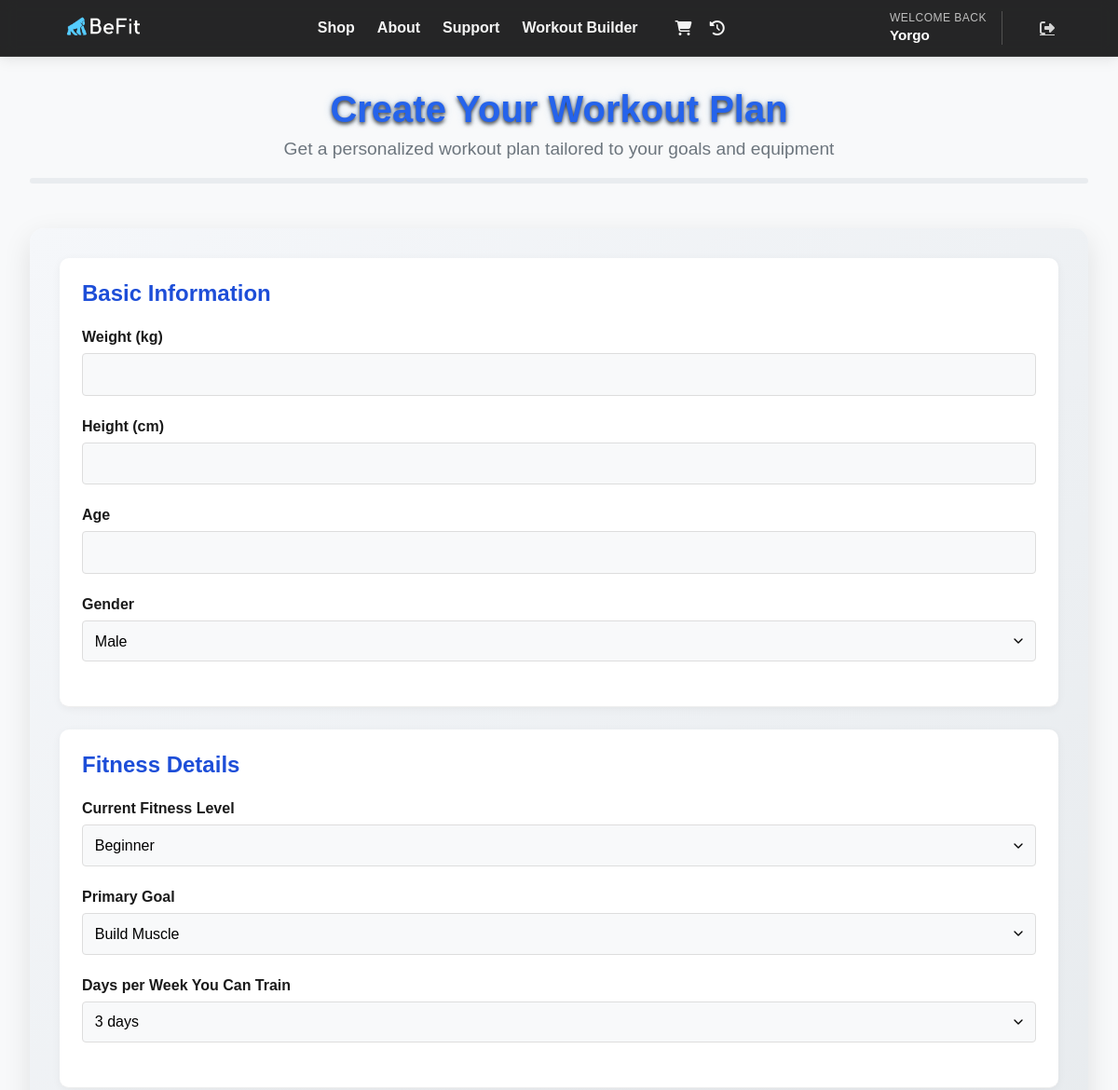
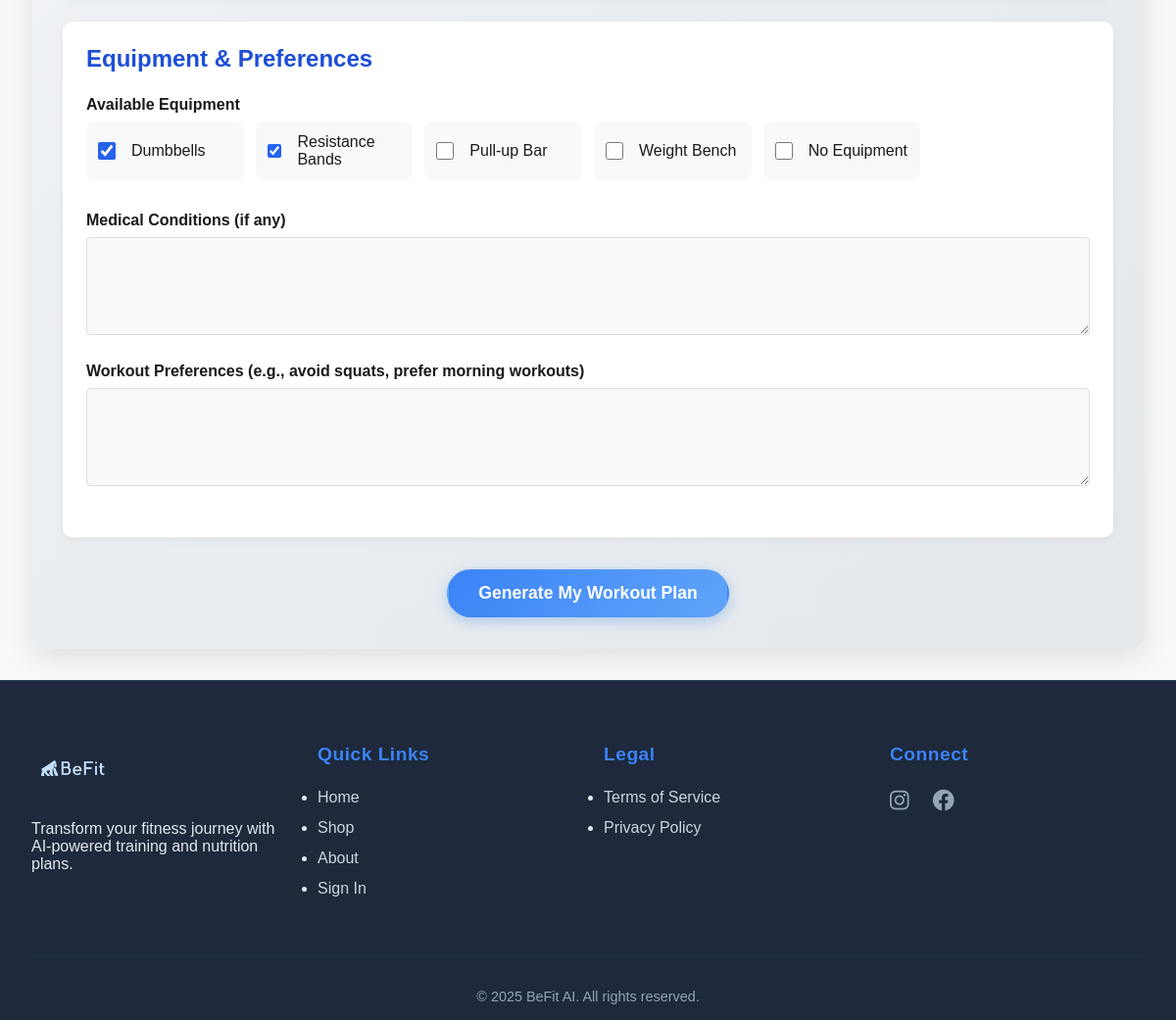
Before: /workout_builder/form.php?force_update=1 (signed in) with the older database file (2 pictures, top to bottom).
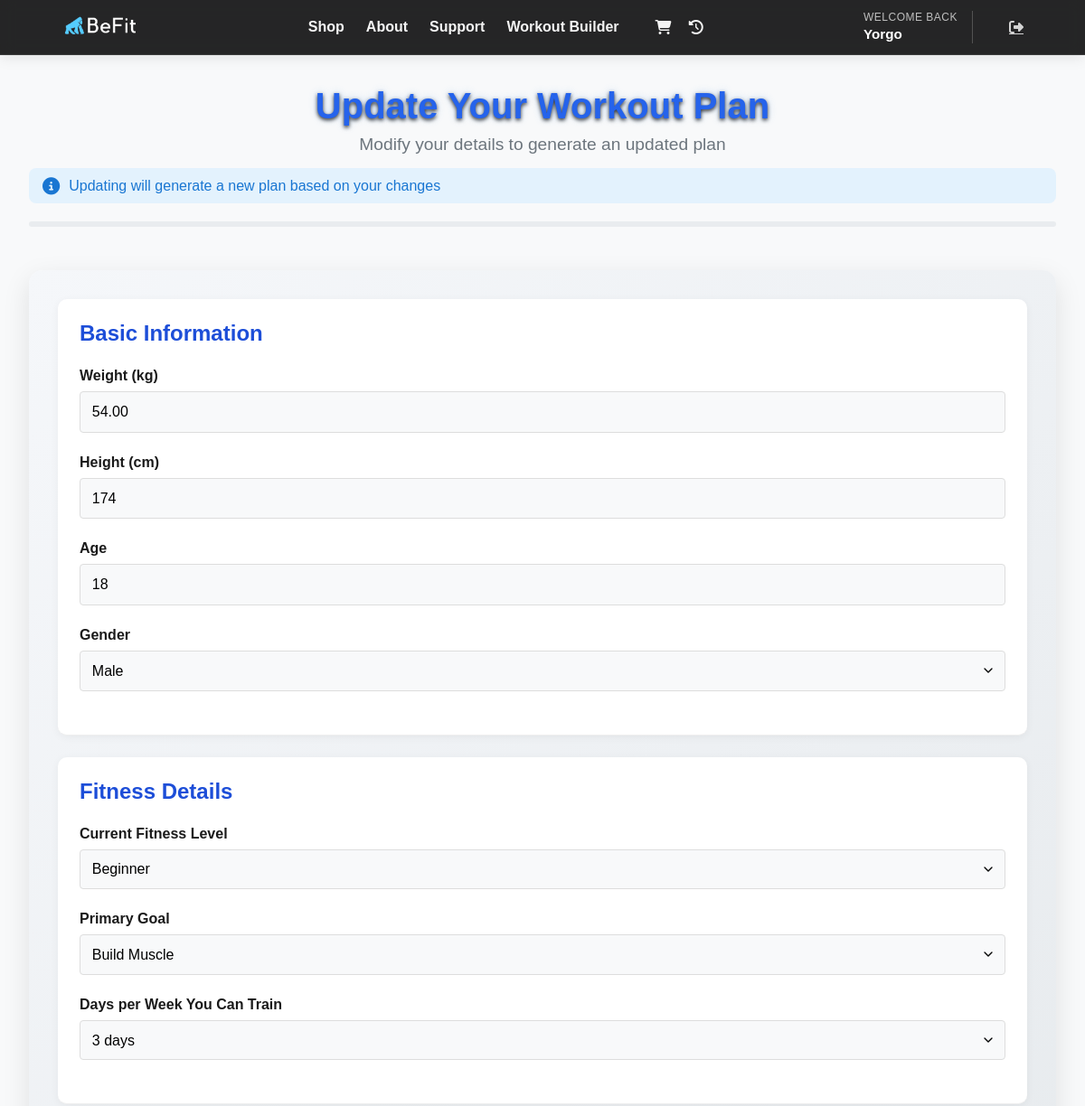
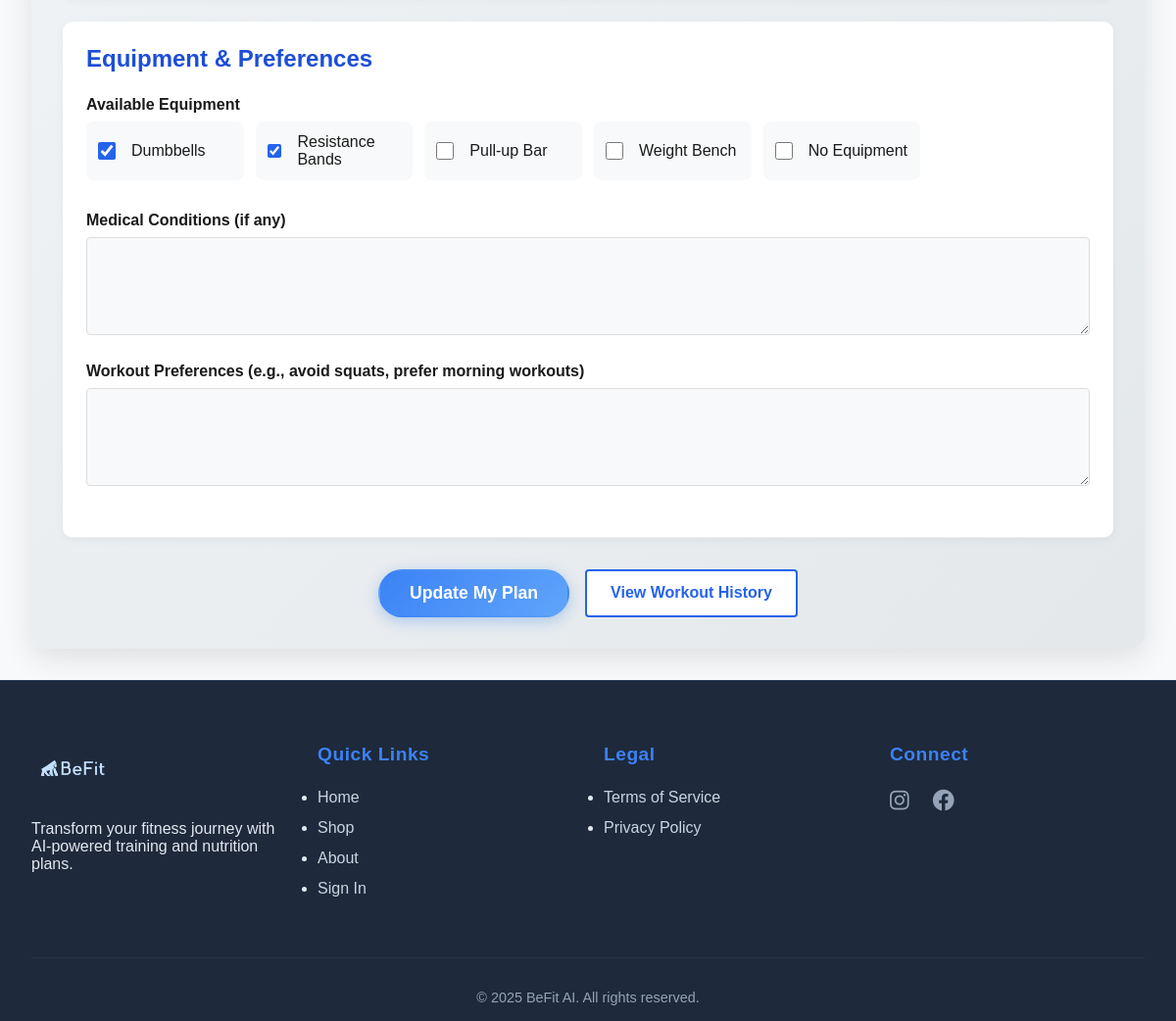
After: the same page with the newer database file (2 pictures, top to bottom).
### tables this page shows
CREATE TABLE `workout_plans` (
  `id` int(11) NOT NULL AUTO_INCREMENT,
  `user_id` int(11) NOT NULL,
  `weight` decimal(5,2) DEFAULT NULL,
  `height` int(11) DEFAULT NULL,
  `age` int(11) DEFAULT NULL,
  `goal` varchar(255) DEFAULT NULL,
  `training_days` int(11) DEFAULT NULL,
  `equipment` varchar(255) DEFAULT NULL,
  `workout_plan` longtext DEFAULT NULL CHECK (json_valid(`workout_plan`)),
  `created_at` timestamp NOT NULL DEFAULT current_timestamp(),
  `fitness_level` enum('beginner','intermediate','advanced') DEFAULT 'beginner',
  `gender` enum('male','female','other') DEFAULT NULL,
  `medical_conditions` text DEFAULT NULL,
  `preferences` text DEFAULT NULL,
  `last_updated` timestamp NOT NULL DEFAULT current_timestamp() ON UPDATE current_timestamp(),
  PRIMARY KEY (`id`)
);

### workout_builder/includes/workout_functions.php (called while the page is built, shortened)
<?php
function getUserWorkoutData(PDO $pdo, int $userId): array {
    $stmt = $pdo->prepare("SELECT * FROM workout_plans WHERE user_id = ? ORDER BY last_updated DESC LIMIT 1");
    $stmt->execute([$userId]);
    return $stmt->fetch(PDO::FETCH_ASSOC) ?: [];
}
?>

### workout_builder/form.php (the view, shortened to what the changed rows need)
<?php
require_once __DIR__ . '/../auth/config.php';
require_once __DIR__ . '/includes/workout_functions.php';
$userData = getUserWorkoutData($pdo, $_SESSION['user_id']);
$hasExistingPlan = !empty($userData);
$defaultData = [
    'weight' => $userData['weight'] ?? '',
    'height' => $userData['height'] ?? '',
    'age' => $userData['age'] ?? '',
    'gender' => $userData['gender'] ?? 'male',
    'fitness_level' => $userData['fitness_level'] ?? 'beginner',
    'goal' => $userData['goal'] ?? 'build_muscle',
    'training_days' => $userData['training_days'] ?? 3,
    'equipment' => $userData['equipment'] ?? 'dumbbells,resistance_bands',
    'medical_conditions' => $userData['medical_conditions'] ?? '',
    'preferences' => $userData['preferences'] ?? ''
];
?>
<!DOCTYPE html>
<html lang="en">
<head>
    <link rel="stylesheet" href="/BeFit-Folder/public/css/styles1.css">
    <link rel="stylesheet" href="/BeFit-Folder/workout_builder/assets/css/workout_builder.css">
</head>
<body>
    <?php include __DIR__ . '/../includes/header.php'; ?>
    <main class="workout-builder-container">
        <div class="workout-header">
            <h1><?= $hasExistingPlan ? 'Update Your Workout Plan' : 'Create Your Workout Plan' ?></h1>
            <p><?= $hasExistingPlan ? 'Modify your details to generate an updated plan' : 'Get a personalized workout plan tailored to your goals and equipment' ?></p>
            <?php if ($hasExistingPlan): ?>
            <div class="update-notice">
                <i class="fas fa-info-circle"></i> Updating will generate a new plan based on your changes
            </div>
            <?php endif; ?>
            <div class="progress-bar">
            </div>
        </div>
        <form id="workoutForm" action="process_form.php" method="post" class="workout-form">
            <div class="form-section">
                <h2>Basic Information</h2>
                <div class="form-group">
                    <label for="weight">Weight (kg)</label>
                    <input type="number" id="weight" name="weight" value="<?= htmlspecialchars($defaultData['weight']) ?>" required min="30" max="200">
                </div>
                <div class="form-group">
                    <label for="height">Height (cm)</label>
                    <input type="number" id="height" name="height" value="<?= htmlspecialchars($defaultData['height']) ?>" required min="100" max="250">
                </div>
                <div class="form-group">
                    <label for="age">Age</label>
                    <input type="number" id="age" name="age" value="<?= htmlspecialchars($defaultData['age']) ?>" required min="12" max="100">
                </div>
                <div class="form-group">
                    <label for="gender">Gender</label>
                    <select id="gender" name="gender" required>
                        <option value="male" <?= $defaultData['gender'] === 'male' ? 'selected' : '' ?>>Male</option>
                    </select>
                </div>
            </div>
            <div class="form-section">
                <h2>Fitness Details</h2>
                <div class="form-group">
                    <label for="fitness_level">Current Fitness Level</label>
                    <select id="fitness_level" name="fitness_level" required>
                        <option value="beginner" <?= $defaultData['fitness_level'] === 'beginner' ? 'selected' : '' ?>>Beginner</option>
                    </select>
                </div>
                <div class="form-group">
                    <label for="goal">Primary Goal</label>
                    <select id="goal" name="goal" required>
                        <option value="build_muscle" <?= $defaultData['goal'] === 'build_muscle' ? 'selected' : '' ?>>Build Muscle</option>
                    </select>
                </div>
                <div class="form-group">
                    <label for="training_days">Days per Week You Can Train</label>
                    <select id="training_days" name="training_days" required>
                        <?php for ($i = 2; $i <= 6; $i++): ?>
                        <option value="<?= $i ?>" <?= $defaultData['training_days'] == $i ? 'selected' : '' ?>><?= $i ?> days</option>
                        <?php endfor; ?>
                    </select>
                </div>
            </div>
            <div class="form-section">
                <h2>Equipment & Preferences</h2>
                <div class="form-group">
                    <div class="checkbox-group">
                        <label><input type="checkbox" name="equipment[]" value="dumbbells" <?= strpos($defaultData['equipment'], 'dumbbells') !== false ? 'checked' : '' ?>> Dumbbells</label>
                        <label><input type="checkbox" name="equipment[]" value="resistance_bands" <?= strpos($defaultData['equipment'], 'resistance_bands') !== false ? 'checked' : '' ?>> Resistance Bands</label>
                        <label><input type="checkbox" name="equipment[]" value="pullup_bar" <?= strpos($defaultData['equipment'], 'pullup_bar') !== false ? 'checked' : '' ?>> Pull-up Bar</label>
                        <label><input type="checkbox" name="equipment[]" value="weight_bench" <?= strpos($defaultData['equipment'], 'weight_bench') !== false ? 'checked' : '' ?>> Weight Bench</label>
                        <label><input type="checkbox" name="equipment[]" value="none" <?= strpos($defaultData['equipment'], 'none') !== false ? 'checked' : '' ?>> No Equipment</label>
                    </div>
                </div>
            </div>
            <div class="form-actions">
                <button type="submit" class="cta-button" id="generateButton">
                    <span class="button-text"><?= $hasExistingPlan ? 'Update My Plan' : 'Generate My Workout Plan' ?></span>
                </button>
                <?php if ($hasExistingPlan): ?>
                <a href="history.php" class="secondary-button">View Workout History</a>
                <?php endif; ?>
            </div>
        </form>
    </main>
    <?php include __DIR__ . '/../includes/footer.php'; ?>
</body>
</html>

Changed rows visible on the page:
added workout_plans: weight "54.00", height "174", age "18", gender "Male", fitness_level "Beginner", goal "Build Muscle", training_days "3 days", equipment "☑"
Other visible differences:
form field gender: "Male" → (not shown)
form field fitness_level: "Beginner" → (not shown)
form field goal: "Build Muscle" → (not shown)
form field training_days: "3 days" → (not shown)
form field value: "☑" → (not shown)
form field value: "☐" → (not shown)
text no longer shown: "Create Your Workout Plan Get a personalized workout plan tailored to your goals and equipment Generate My Workout Plan"
text now shown: "Update Your Workout Plan Modify your details to generate an updated plan Updating will generate a new plan based on your changes Update My Plan View Workout History"
